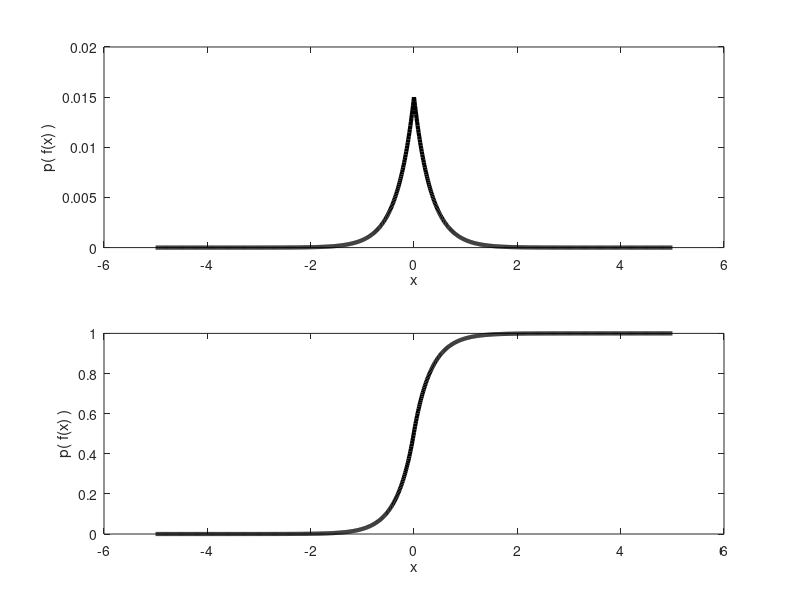
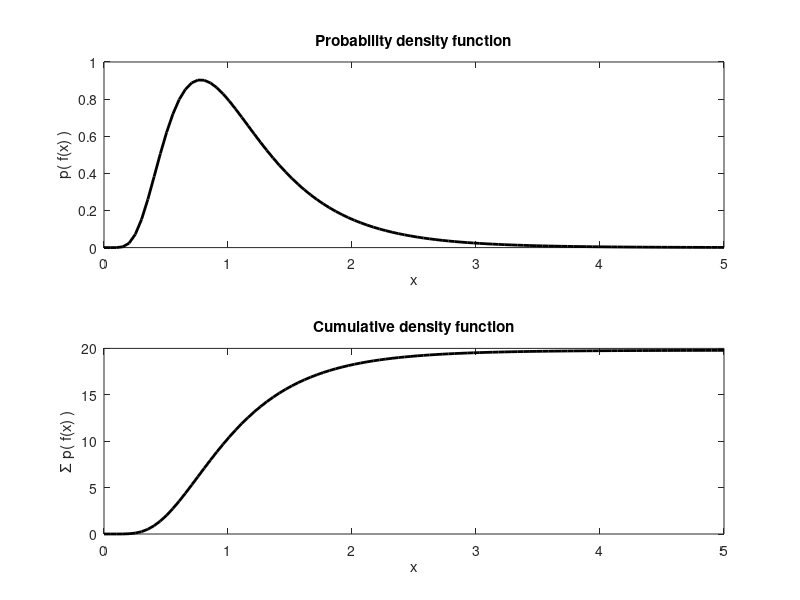

MATLAB code to generate these figures, in order:
%%
%     COURSE: Master MATLAB through guided problem-solving
%    SECTION: Translate formulas into code
%      VIDEO: Functions involving the natural exponent
% Instructor: mikexcohen.com
%
%%

%% Laplace distribution

% parameters
lambda = 3; % lambda
x = -5:.01:5;

% here's the function
f = 0.5 * lambda * exp(-lambda*abs(x));

% normalized to probability density
f = f./sum(f);
% plot the probability density
figure(1), clf
subplot(211)
plot(x,f,'k','linew',3)
xlabel('x'), ylabel('p( f(x) )')

% plot the cumulative density function
subplot(212)
plot(x, cumsum(f), 'k', 'linew', 3)
xlabel('x'), ylabel('p( f(x) )')

%% log-normal distribution

% x-range and function parameters
x = linspace(.0001,5,100);
m =  0;
s = .5;

% PDF of the equation, in two parts
part1 = 1./(x * s *sqrt(2*pi));
part2 = exp(-(log(x) - m).^ 2 / (2*s^2) );

% combine the two parts
lndist = part1 .* part2;

% convert to probability density
% first solution
% lndist = lndist / nansum(lndist);

% make a plot of the PDF
figure(2), clf
subplot(211)
plot(x,lndist,'k','linew',2)
xlabel('x'), ylabel('p( f(x) )')
title('Probability density function')

% plot the CDF
subplot(212)
plot(x,cumsum(lndist),'k','linew',2)
xlabel('x'), ylabel('\Sigma p( f(x) )')
title('Cumulative density function')

%%
